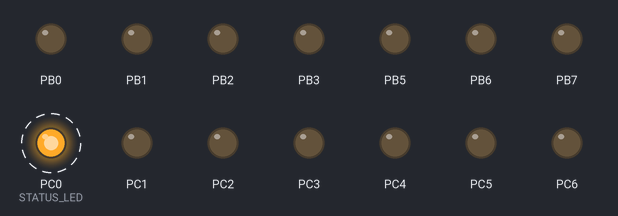
A program run on a simulated ATmega8, built with avr-gcc and emulated at 2 MHz. On the bench: output pins drawn as LEDs (lit = HIGH). Dashed ring = blinking. What the program prints to the serial monitor is not drawn.

Above: at 0.2 s.
Timing chart, 0 to 3.0 s (numbered marks = the images above):
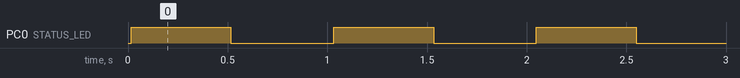

Measured:
- by itself, PC0 (STATUS_LED): alternates HIGH for 0.50 s and LOW for 0.52 s

The program:

main.c
```c
// (licence header left out)
#include <stdio.h>
#include <avr/io.h>
#include <util/delay.h>

#define FOSC 2000000
#define BAUD 9600
#define MYUBRR (FOSC/16/BAUD-1)

#define sbi(var, mask)   ((var) |= (uint8_t)(1 << mask))
#define cbi(var, mask)   ((var) &= (uint8_t)~(1 << mask))

#define STATUS_LED 0

//Define functions
//======================
void ioinit(void);      // initializes IO
static int uart_putchar(char c, FILE *stream);
uint8_t uart_getchar(void);

static FILE mystdout = FDEV_SETUP_STREAM(uart_putchar, NULL, _FDEV_SETUP_WRITE);


int main (void)
{
	uint8_t x = 0;

    ioinit(); //Setup IO pins and defaults

    while(1)
    {
		x++;

		printf("Test it! x = %d\n", x);

		sbi(PORTC, STATUS_LED);
		_delay_ms(500);

		cbi(PORTC, STATUS_LED);
		_delay_ms(500);
    }

    return(0);
}

void ioinit (void)
{
    //1 = output, 0 = input
    DDRB = 0b11101111; //PB4 = MISO
    DDRC = 0b11111111; //
    DDRD = 0b11111110; //PORTD (RX on PD0)

    //USART Baud rate: 9600
    UBRRH = MYUBRR >> 8;
    UBRRL = MYUBRR;
    UCSRB = (1<<RXEN)|(1<<TXEN);
    /* Set frame format: 8data, 2stop bit */
    UCSRC = (1 << URSEL) | (1 << USBS) | (3 << UCSZ0);
    stdout = &mystdout; //Required for printf init
}


static int uart_putchar(char c, FILE *stream)
{
    if (c == '\n') uart_putchar('\r', stream);

    loop_until_bit_is_set(UCSRA, UDRE);
    UDR = c;

    return 0;
}

uint8_t uart_getchar(void)
{
    while( !(UCSRA & (1<<RXC)) );
    return(UDR);
}
```
